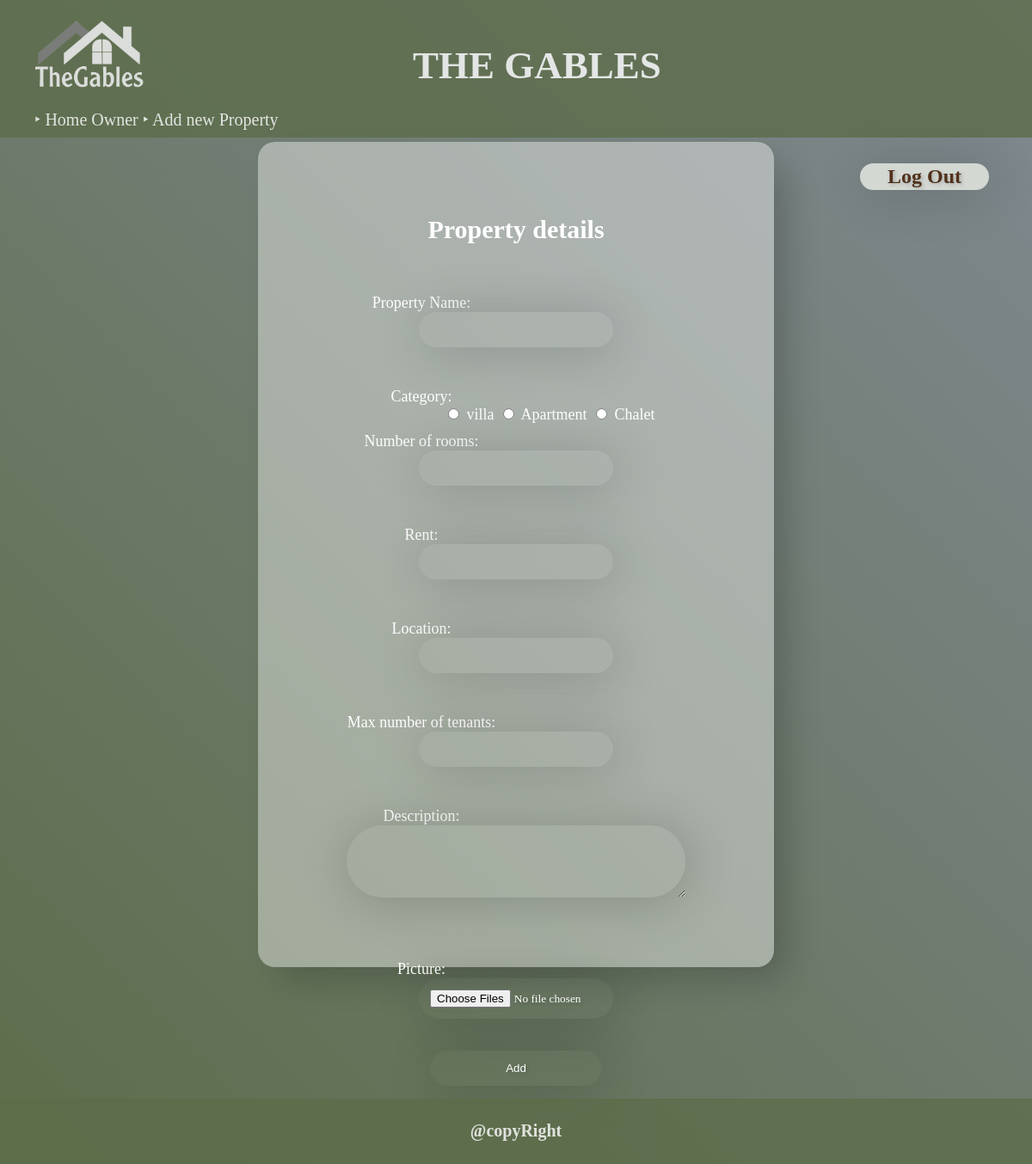
/TheGables/Add_new_property.php (signed in), run on the app's committed database.
### tables this page shows
CREATE TABLE `PropertyCategory` (
  `id` int(10) NOT NULL,
  `category` varchar(15) NOT NULL
);

### TheGables/Add_new_property.php (the view, shortened to what this page needs)
 <?php  session_start();
        $connection = mysqli_connect("localhost", "root", "root", "Renting") or die("Connection failed");
        $CQuery="SELECT * FROM PropertyCategory";
        $categorys = mysqli_query($connection ,$CQuery);
   ?>
<!DOCTYPE html>
<html>
    <head>
        <link rel="stylesheet" href="general.css">
    </head>
    <body>
     <header id="header">
        <h1  id="h1">The Gables</h1>
            <img  id ="img-title" src ="images/logo.PNG" alt ="logo" width="300" height="300">
          <div
        id="div_top_hypers"
        style="display: flex; justify-content: space-between" >
          <ul id="ul_top_hypers">
            <li>&#8227; <a href="HomeOwner.php" class="a_top_hypers">Home Owner</a></li>
                     <li>&#8227; <a href="Add_new_property.php" class="a_top_hypers">Add new Property</a></li>
          </ul>
      </div>
          </header>
     <form method="POST" id = "log">
                    <button type="submit" name="logout" style="font-size: 24px; color: #51311b; float: right;" id="b1">Log Out</button>
                </form>
    <div class="container">
        <form action="" method="post" enctype="multipart/form-data">
            <h2>Property details</h2><br>
            <label><span>Property Name: </span>
                <input type="text" name="Pname" class="Pinfo">
            </label> <br>
             <span id="cate2"> Category:</span>
                <div class="Vbutton">
               <label for="Villa">
                   <?php  foreach($categorys as $cat){?>
              <input type="radio" name="category"  id="Villa" value="<?php echo  $cat['id']; ?>" class="Pinfo"  >
               <?php echo $cat['category']; ?>
              <?php } ?>
               </label>
                  </div>
            <label><span>Number of rooms: </span>
                <input type="number" name="Nofrooms" class="Pinfo">
            </label><br>
            <label><span>Rent:</span>
                <input type="text" name="rent" class="Pinfo">
            </label> <br>
            <label><span>Location:</span>
                <input type="text" name="location" class="Pinfo">
            </label><br>
            <label><span>Max number of tenants:</span>
                <input type="number" name="maxN" class="Pinfo">
            </label><br>
            <label><span>Description:</span>
                <textarea  name="description" class="Pinfo" cols="55" rows="6"></textarea>
            </label><br>
            <label><br> <span>Picture:</span>
                <input type="file" name="picture[]" class="Pinfo" accept="image/*" style="font-family: Papyrus;" multiple>
            </label><br>
            <input type="submit" value="Add" name="ADD_form ">
        </form>
    </div>
    <footer id="foot">
            <h4>@copyRight</h4>
        </footer>
</body>
</html>

### TheGables/general.css (style rules this page uses)
#header { background: #5d6d4a; opacity: 0.8; height: 160px; }
#img-title { margin:-85px -40px; }
body { margin:0px; font-family: Papyrus; font-size: 20px; min-height: 100vh; display: grid; grid-template-rows: 1fr auto; background:linear-gradient(45deg,#5d6d4a,#808991); }
#foot { background-color: #5d6d4a; opacity: 0.8; text-align:center; color:white; }
header #h1 { text-transform: uppercase; font-size: 45px; color: white; padding-top: 20px; margin-left:40%; position: absolute; }
#div_top_hypers, #ul_top_hypers li { color: var(--txt-color1); display: inline; color: white; margin-top: -30px; }
#ul_top_hypers li a { color: var(--txt-color1); color: white; text-decoration: none; font-size: 20px; }

### TheGables/Add_new_property.php (style rules this page uses)
.container { margin-left: 300px; margin-right: 300px; margin-top: 5px; margin-bottom: 140px; }
form { background-color: rgba(255, 255, 255, .4); padding: 3em; height: 840px; border-radius: 20px; box-shadow: 20px 20px 40px -6px rgba(0,0,0,0.2); text-align: center; position: relative; }
input:not(input[type=radio]) { background: transparent; width: 200px; padding: 1em; margin-bottom: 1em; border: none; text-align:center; border-radius: 5000px; box-shadow: 4px 4px 60px rgba(0,0,0,0.2); color: #fff; font-family: Montserrat, sans-serif; font-weight: 500; text-shadow: 2px 2px 4px rgba(0,0,0,0.2); }
button { background: transparent; width: 200px; padding: 1em; border: none; text-align:center; border-radius: 5000px; box-shadow: 4px 4px 60px rgba(0,0,0,0.2); color: #fff; font-family: Papyrus; font-size: 16px; font-weight: 500; text-shadow: 2px 2px 4px rgba(0,0,0,0.2); margin-top: 30px; }
textarea { background: transparent; width: 368px; height: 58px; padding: 1em; margin-bottom: 1em; border: none; text-align: center; border-radius: 5000px; box-shadow: 4px 4px 60px rgb(0 0 0 / 20%); color: #fff; font-family: Montserrat, sans-serif; font-weight: 500; text-shadow: 2px 2px 4px rgb(0 0 0 / 20%); }
h2 { color: #fff; }
#cate2, label { color: #fff; font-size:18px; text-shadow:none ; display:block; }
#cate2,label > span { display: inline-block; float: left; width: 260px; margin-top: 10px }
.Vbutton input[type="radio"], .Abutton input[type="radio"] { width: 15px; }
.Vbutton label, .Abutton label { display: inline; margin-left: 155px; float:left; }
#log { background-color: rgba(255, 255, 255, .4); padding: 0; height: 0; border-radius: 0; text-align: center; position: relative; float: right; }
#b1 { align-items: center; background-color: #d3d8d3; border: 0; border-radius: 100px; font-family: Papyrus; font-size: 16px; font-weight: 600; padding: 2px 2px 2px 2px; text-align: center; width: 150px; margin-top: 30px; margin-right: 50px; }

### data on the page
propertycategory: category "villa"
propertycategory: category "Apartment"
propertycategory: category "Chalet"
